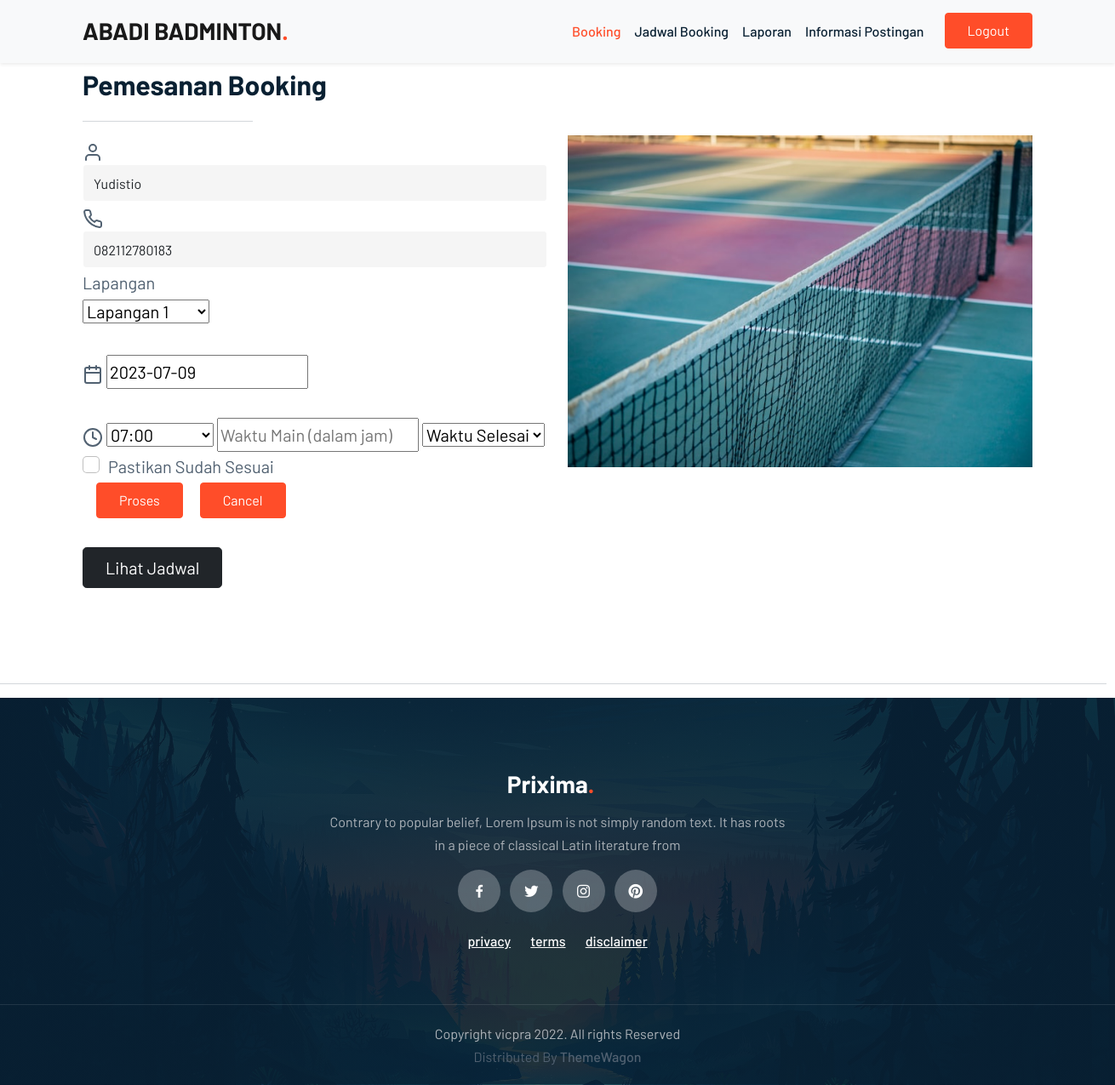
/admin/book.php?id=40, run on the app's committed database.
### tables this page shows
CREATE TABLE `booking` (
  `id` int(10) NOT NULL,
  `nama` varchar(100) NOT NULL,
  `phone` varchar(20) NOT NULL,
  `lapangan` varchar(20) NOT NULL,
  `tanggal` date NOT NULL,
  `jam_mulai` varchar(15) NOT NULL,
  `waktu_main` int(5) NOT NULL,
  `jam_selesai` varchar(15) NOT NULL,
  `harga` int(20) NOT NULL
);

### admin/edit.php (called while the page is built, shortened)
<?php
include "../koneksi.php";
$proses_ambil = mysqli_query($koneksi, "SELECT * FROM booking WHERE id = '" . $_GET['id'] . "'")
    or die(mysqli_error($koneksi));
?>

### admin/book.php (the view, shortened to what this page needs)
<?php
include "../koneksi.php";
include "edit.php";
if (isset($proses_ambil)) {
  $proses_update_data = mysqli_fetch_assoc($proses_ambil);
}
?>
<!DOCTYPE html>
<html lang="en">
<head>
  <link rel="stylesheet" href="../css/bootstrap.min.css">
  <link rel="stylesheet" href="../css/owl.carousel.min.css">
  <link rel="stylesheet" href="../css/owl.theme.default.min.css">
  <link href='https://unpkg.com/boxicons@2.1.1/css/boxicons.min.css' rel='stylesheet'>
  <link rel="stylesheet" href="../css/style.css">
  <link rel="stylesheet" href="https://code.jquery.com/ui/1.12.1/themes/base/jquery-ui.css">
</head>
<body data-bs-spy="scroll" data-bs-target=".navbar" data-bs-offset="70">
  <nav class="navbar navbar-expand-lg navbar-light bg-light shadow-sm navbar fixed-top">
    <div class="container">
      <a class="navbar-brand" href="index.php">ABADI BADMINTON<span class="dot">.</span></a>
      <div class="collapse navbar-collapse" id="navbarNav">
        <ul class="navbar-nav ms-auto">
          <li class="nav-item">
            <a class="nav-link active" aria-current="page" href="#">Booking</a>
          </li>
          <li class="nav-item">
            <a class="nav-link" href="jadwal_book.php">Jadwal Booking</a>
          </li>
          <li class="nav-item">
            <a class="nav-link" href="laporan.php">Laporan</a>
          </li>
          <li class="nav-item">
            <a class="nav-link" href="postingan.php">Informasi Postingan</a>
          </li>
          <li class="nav-item">
            <a href="logout.php" class="btn btn-brand ms-lg-3">Logout</a>
          </li>
        </ul>
      </div>
    </div>
  </nav>
  <section id="about">
    <div class="container">
      <div class="row">
        <div class="col">
          <h2 class="judul">Pemesanan Booking</h2>
        </div>
      </div>
      <hr width="200rem" />
      <div class="row fs-5 mb-3">
        <div class="col-md-6">
          <?php
          if (isset($_GET['id']) != '') {
            ?>
            <form action="edit.php?id=<?php echo $proses_update_data['id']; ?>&proses=1" method="POST">
              <?php
          } else {
            ?>
              <form action="proses.php" method="POST" class="form-horizontal" autocomplete="off">
                <?php
          }
          ?>
              <div class="col-12">
                <i data-feather="user"></i>
                <input type="text" class="form-control" id="nama" name="nama" placeholder="Nama Penyewa" Required
                  value="<?php echo isset($proses_update_data['nama']) ? $proses_update_data['nama'] : ''; ?>">
              </div>
              <div class="col-12">
                <i data-feather="phone"></i>
                <input type="number" class="form-control" id="phone" name="phone" placeholder="No. HP" Required
                  value="<?php echo isset($proses_update_data['phone']) ? $proses_update_data['phone'] : ''; ?>">
              </div>
              <div class="col-12">
                <label for="">Lapangan</label>
                <br>
                <select name="lapangan" id="lapangan">
                  <option value="Lapangan 1" <?php echo (isset($proses_update_data['lapangan']) && $proses_update_data['lapangan'] == 'Lapangan 1') ? 'selected' : ''; ?>>Lapangan 1</option>
                </select>
                <br><br>
              </div>
              <div class="col-12">
                <i data-feather="calendar"></i>
                <input type="text" id="datepicker" name="datepicker" required placeholder="Pilih Tanggal"
                  value="<?php echo isset($proses_update_data['tanggal']) ? $proses_update_data['tanggal'] : ''; ?>">
              </div>
              <br>
              <div class="col-12">
                <i data-feather="clock"></i>
                <select id="jam_mulai" name="jam_mulai" required>
                  <?php
                  for ($hour = 7; $hour < 24; $hour++) {
                    $start_time = str_pad($hour, 2, '0', STR_PAD_LEFT) . ':00';
                    $selected = isset($proses_update_data['jam_mulai']) && $proses_update_data['jam_mulai'] == $start_time ? 'selected' : '';
                    echo "<option value='$start_time' $selected>$start_time</option>";
                  }
                  ?>
                </select>
                <input id="waktu_main" type="text" name="waktu_main" placeholder="Waktu Main (dalam jam)" required>
                <select id="jam_selesai" name="jam_selesai" required>
                  <option value="" disabled selected>Waktu Selesai</option>
                </select>
              </div>
              <div class="col-12">
                <div class="form-check">
                  <input class="form-check-input" type="checkbox" id="gridCheck" required>
                  <label class="form-check-label" for="gridCheck">
                    Pastikan Sudah Sesuai
                  </label>
                </div>
              </div>
              <div class="form-actions">
                <button type="submit" class="btn btn-brand ms-lg-3">Proses</button>
                <button type="reset" class="btn btn-brand ms-lg-3">Cancel</button>
              </div>
            </form>
            <br>
            <a class="btn btn-dark btn-lg" href="jadwal_book.php" role="button" type="submit">Lihat Jadwal</a>
        </div>
        <div class="col-md-6"><img src="../img/gambar2.jpg" alt="Court" /></div>
      </div>
    </div>
  </section>
  <hr width="1300rem" />
  <footer>
    <div class="footer-top text-center">
      <div class="container">
        <div class="row justify-content-center">
          <div class="col-lg-6 text-center">
            <h4 class="navbar-brand">Prixima<span class="dot">.</span></h4>
            <p>Contrary to popular belief, Lorem Ipsum is not simply random text. It has roots in a piece of
              classical Latin literature from</p>
            <div class="col-auto social-icons">
              <a href="#"><i class='bx bxl-facebook'></i></a>
              <a href="#"><i class='bx bxl-twitter'></i></a>
              <a href="#"><i class='bx bxl-instagram'></i></a>
              <a href="#"><i class='bx bxl-pinterest'></i></a>
            </div>
            <div class="col-auto conditions-section">
              <a href="#">privacy</a>
              <a href="#">terms</a>
              <a href="#">disclaimer</i></a>
            </div>
          </div>
        </div>
      </div>
    </div>
    <div class="footer-bottom text-center">
      <p class="mb-0">Copyright vicpra 2022. All rights Reserved</p> Distributed By <a
        hrefs="https://themewagon.com">ThemeWagon</a>
    </div>
  </footer>
</body>
</html>

### css/style.css (style rules this page uses)
:root { --brand: #ff4d29; --dark: #092032; --body: #516171; --border: rgba(0,0,0,0.08); --shadow: 0px 6px 30px rgba(0, 0, 0, 0.08); }
body { font-family: "Barlow", sans-serif; color: var(--body); line-height: 1.7; }
h1,h2,h3,h4,h5,h6, .display-1,.display-2,.display-3,.display-4 { font-weight: 700; color: var(--dark); }
img { width: 100%; }
a { color: var(--dark); transition: all 0.4s ease; font-weight: 500; }
section { padding-top: 80px; padding-bottom: 80px; }
.navbar { box-shadow: var(--shadow); }
.social-icons a { width: 28px; height: 28px; display: inline-flex; color: #fff; background-color: rgba(255, 255, 255, 0.25); text-decoration: none; align-items: center; justify-content: center; border-radius: 100px; }
.conditions-section { margin: 20px 0; }
.conditions-section a { color: #fff; margin: 0 10px; }
.navbar .navbar-nav .nav-link { color: var(--dark); }
.navbar .navbar-nav .nav-link.active { color: var(--brand); }
.navbar-brand { font-size: 28px; font-weight: 700; }
.navbar-brand .dot { color: var(--brand); }
.btn { padding: 8px 26px; }
.btn-brand { border-color: var(--brand); background-color: var(--brand); color: #fff; }
footer { background: linear-gradient(0deg, rgba(8, 32, 50, 0.9), rgba(8, 32, 50, 0.9)), url(../img/Wallpaper.jpg), #082032;; background-size: cover; background-position: center; background-repeat: no-repeat; }
footer .footer-top { padding-top: 80px; padding-bottom: 40px; }
.footer-bottom { border-top: 1px solid rgba(255, 255, 255, 0.1); padding-bottom: 20px; padding-top: 20px; }
footer .navbar-brand { color: #fff; }
footer p { color: #ADB3B9; }
footer .social-icons a { width: 50px; height: 50px; font-size: 20px; margin-left: 4px; margin-right: 4px; }
input.form-control { border-color: transparent; height: 44px; }
.form-control { background-color: rgba(0, 0, 0, 0.04); border-color: rgba(0, 0, 0, 0.04);; }

### data on the page
booking: nama "Yudistio", phone "082112780183", lapangan "Lapangan 1", datepicker "2023-07-09"

### other printed values
form field jam_mulai "07:00"
